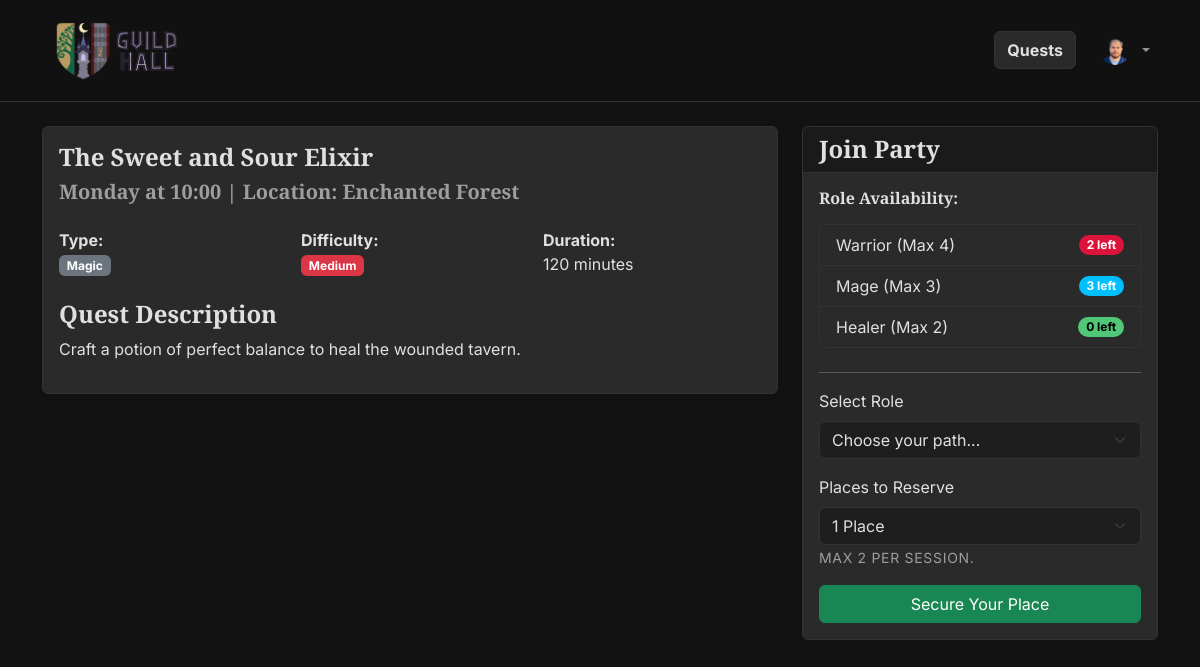
The page /session/1 (signed in) on the database its author committed.
### tables this page shows
CREATE TABLE "users" (
	"UId"	INTEGER,
	"username"	TEXT NOT NULL UNIQUE,
	"password_hash"	TEXT NOT NULL,
	"role"	TEXT NOT NULL,
	"avatar_filename"	TEXT,
	PRIMARY KEY("UId" AUTOINCREMENT)
);

CREATE TABLE "quests" (
	"QId"	INTEGER,
	"title"	TEXT NOT NULL,
	"duration"	INTEGER NOT NULL,
	"quest_type"	TEXT NOT NULL,
	"difficulty"	TEXT NOT NULL,
	"description"	TEXT,
	"image_filename"	TEXT,
	PRIMARY KEY("QId" AUTOINCREMENT)
);

### app.py (the view)
@app.route('/session/<int:session_id>', methods=['GET', 'POST'])
def session_detail(session_id):
    session_data = db.get_session_details(session_id)
    if not session_data:
        flash("Quest session not found.", "danger")
        return redirect(url_for('index'))
    availability = db.get_role_availability(session_id)
    if request.method == 'POST':
        return util.handle_booking_request(session_id, session_data, availability)
    return render_template('session_detail.html', session=session_data, availability=availability)

### app.py (called while the page is built)
@login_manager.user_loader
def load_user(user_id):
    return db.get_user_by_id(user_id)

### db.py (called while the page is built)
def get_db_connection():
    conn = sqlite3.connect('database.db')
    conn.row_factory = sqlite3.Row
    return conn

def get_user_by_id(uid):
    conn = get_db_connection()
    cursor = conn.cursor()
    query = 'SELECT * FROM users WHERE UId = ?'
    cursor.execute(query, (uid,))
    user_row = cursor.fetchone()
    conn.close()
    if user_row:
        return User(id=user_row['UId'],
                    username=user_row['username'],
                    role=user_row['role'],
                    avatar_filename=user_row['avatar_filename'])
    return None

def get_session_details(sid):
    conn = get_db_connection()
    query = '''
        SELECT sessions.SId, sessions.day, sessions.start_time, sessions.location,
               quests.title, quests.duration, quests.quest_type, quests.difficulty,
               quests.description, quests.image_filename
        FROM sessions
        JOIN quests ON sessions.QId = quests.QId
        WHERE sessions.SId = ?
    '''
    session_data = conn.execute(query, (sid,)).fetchone()
    conn.close()
    return session_data

def get_role_availability(sid):
    conn = get_db_connection()
    query = '''
        SELECT party_role, SUM(places_reserved) as taken
        FROM participations
        WHERE SId = ?
        GROUP BY party_role
    '''
    results = conn.execute(query, (sid,)).fetchall()
    conn.close()
    availability = {'Warrior': 4, 'Mage': 3, 'Healer': 2}
    for row in results:
        role = row['party_role']
        if role in availability: # check if this "if" statement is necessary or not
            availability[role] -= row['taken']
    return availability

### templates/session_detail.html (shortened to what this page needs)
{% extends 'base.html' %}
{% block content %}
<div class="row">
    <div class="col-md-8">
        <div class="card shadow-sm mb-4">
            <div class="card-body">
                <h2 class="card-title">{{ session.title }}</h2>
                <h5 class="text-muted mb-4">{{ session.day }} at {{ session.start_time }} | Location: {{ session.location }}</h5>
                <div class="row mb-4">
                    <div class="col-sm-4">
                        <strong>Type:</strong> <br>
                        <span class="badge bg-secondary">{{ session.quest_type|capitalize }}</span>
                    </div>
                    <div class="col-sm-4">
                        <strong>Difficulty:</strong> <br>
                        <span class="badge bg-danger">{{ session.difficulty|capitalize }}</span>
                    </div>
                    <div class="col-sm-4">
                        <strong>Duration:</strong> <br>
                        {{ session.duration }} minutes
                    </div>
                </div>
                <h4>Quest Description</h4>
                <p>{{ session.description }}</p>
            </div>
        </div>
    </div>
    <div class="col-md-4">
        <div class="card shadow-sm">
            <div class="card-header bg-dark text-white">
                <h4 class="mb-0">Join Party</h4>
            </div>
            <div class="card-body">
                <h6 class="mb-3">Role Availability:</h6>
                <ul class="list-group mb-4">
                    <li class="list-group-item d-flex justify-content-between align-items-center">
                        Warrior (Max 4)
                        <span class="badge badge-warrior rounded-pill">{{ availability['Warrior'] }} left</span>
                    </li>
                    <li class="list-group-item d-flex justify-content-between align-items-center">
                        Mage (Max 3)
                        <span class="badge badge-mage rounded-pill">{{ availability['Mage'] }} left</span>
                    </li>
                    <li class="list-group-item d-flex justify-content-between align-items-center">
                        Healer (Max 2)
                        <span class="badge badge-healer rounded-pill">{{ availability['Healer'] }} left</span>
                    </li>
                </ul>
                <hr>
                {% if not current_user.is_authenticated %}
                    <p class="text-muted">You must log in to join this quest session.</p>
                    <a href="{{ url_for('login') }}" class="btn btn-primary w-100">Log In</a>
                {% elif current_user.role == 'guild_master' %}
                    <div class="alert alert-warning">Guild Masters cannot join quests.</div>
                {% else %}
                    <form method="POST" action="{{ url_for('session_detail', session_id=session.SId) }}">
                        <div class="mb-3">
                            <label for="party_role" class="form-label">Select Role</label>
                            <select class="form-select" id="party_role" name="party_role" required>
                                <option value="" disabled selected>Choose your path...</option>
                            </select>
                        </div>
                        <div class="mb-3">
                            <label for="places_reserved" class="form-label">Places to Reserve</label>
                            <select class="form-select" id="places_reserved" name="places_reserved" required>
                                <option value="1">1 Place</option>
                            </select>
                            <small class="text-muted">Max 2 per session.</small>
                        </div>
                        <button type="submit" class="btn btn-success w-100">Secure Your Place</button>
                    </form>
                {% endif %}
            </div>
        </div>
    </div>
</div>
{% endblock %}

### templates/base.html (shortened to what this page needs)
<!DOCTYPE html>
<html lang="en">
<head>
    <link href="https://cdn.jsdelivr.net/npm/bootstrap@5.3.0/dist/css/bootstrap.min.css" rel="stylesheet">
    <link rel="stylesheet" href="{{ url_for('static', filename='css/style.css') }}">
</head>
<body {% block scrollspy %}{% endblock %}>
    <header>
        {% set is_home = request.endpoint == 'index' %}
        <nav id="{{ 'homeNavbar' if is_home else 'genNavbar' }}"
             class="navbar navbar-expand-lg navbar-dark {{ 'fixed-top navbar-transparent' if is_home else 'sticky-top glass-nav' }}">
            <div class="container">
                <a class="navbar-brand" href="{{ url_for('index') }}">
                    <img src="{{ url_for('static', filename='images/logo.png') }}" alt="Guild Logo" id="logo" class="d-inline-block align-text-top me-2">
                </a>
                <div class="collapse navbar-collapse justify-content-end" id="mobileMenu">
                    <ul class="navbar-nav align-items-lg-center">
                        <li class="nav-item me-lg-3 mb-2 mb-lg-0 {% if current_user.is_authenticated %}d-none d-lg-block{% endif %}">
                            <a class="btn btn-info w-100 text-dark fw-bold" href="{{ url_for('all_quests') }}">Quests</a>
                        </li>
                        {% if current_user.is_authenticated %}
                            <li class="nav-item dropdown d-none d-lg-block">
                                <a class="nav-link dropdown-toggle d-flex align-items-center justify-content-center" href="#" id="userDropdown" role="button" data-bs-toggle="dropdown" aria-expanded="false">
                                    {% if current_user.avatar_filename %}
                                        <img src="{{ url_for('static', filename='images/avatars/' + current_user.avatar_filename) }}" class="rounded-circle me-2" style="width: 30px; height: 30px; object-fit: cover;">
                                    {% else %}
                                        <img src="{{ url_for('static', filename='images/avatars/davatar.jpg') }}" class="rounded-circle me-2" style="width: 30px; height: 30px; object-fit: cover; background-color: #fff;">
                                    {% endif %}
                                </a>
                            </li>
                        {% endif %}
                    </ul>
                </div>
            </div>
        </nav>
    </header>
    <main class="container my-4">
        {% block content %}{% endblock %}
    </main>
</body>
</html>

### static/css/style.css (style rules this page uses)
:root { --bg-obsidian: #121212; --surface-parchment: #2A2A2A; --text-primary: #E0E0E0; --text-muted: #9E9E9E; --accent-magic: #39FF14; --role-warrior: #DC143C; --role-mage: #00BFFF; --role-healer: #50C878; --border-dim: #333333; }
body { background-color: var(--bg-obsidian); color: var(--text-primary); font-family: 'Inter', sans-serif; }
h1, h2, h3, h4, h5, h6, .navbar-brand { font-family: 'Cinzel', serif; font-weight: 600; color: var(--text-primary); }
h2 { font-size: 1.5rem; }
p { font-size: 1rem; font-weight: 400; }
small { font-size: 0.875rem; text-transform: uppercase; letter-spacing: 0.05em; color: var(--text-muted); }
.card, .bg-light, .bg-white { background-color: var(--surface-parchment) !important; border: 1px solid var(--border-dim) !important; color: var(--text-primary) !important; }
.card-header.bg-dark { background-color: #1a1a1a !important; border-bottom: 1px solid var(--border-dim); }
.text-muted { color: var(--text-muted) !important; }
.form-control, .form-select { background-color: #1E1E1E; border: 1px solid var(--border-dim); color: var(--text-primary); }
.badge-warrior { background-color: var(--role-warrior); color: white; }
.badge-mage { background-color: var(--role-mage); color: white; }
.badge-healer { background-color: var(--role-healer); color: black; }
.list-group-item { background-color: transparent !important; color: var(--text-primary) !important; border-color: var(--border-dim) !important; font-family: 'Inter', sans-serif !important; }
.navbar-brand { padding-top: 0; padding-bottom: 0; }
#logo { max-width: 150px; }
.glass-nav { background-color: rgba(18, 18, 18, 0.95) !important; backdrop-filter: blur(10px); -webkit-backdrop-filter: blur(10px); border-bottom: 1px solid var(--border-dim); }
.navbar .btn-info { background-color: var(--surface-parchment); color: var(--text-primary) !important; border: 1px solid var(--border-dim); transition: all 0.3s ease; }

### rows shown on the page
users: avatar_filename (picture)
quests: title "The Sweet and Sour Elixir", quest_type "Magic", difficulty "Medium", duration "120", description "Craft a potion of perfect balance to heal the wounded tavern."

### other values the page prints
{{ session.day }} "Monday"
{{ session.start_time }} "10:00"
{{ session.location }} "Enchanted Forest"
{{ availability['Warrior'] }} "2"
{{ availability['Mage'] }} "3"
{{ availability['Healer'] }} "0"
